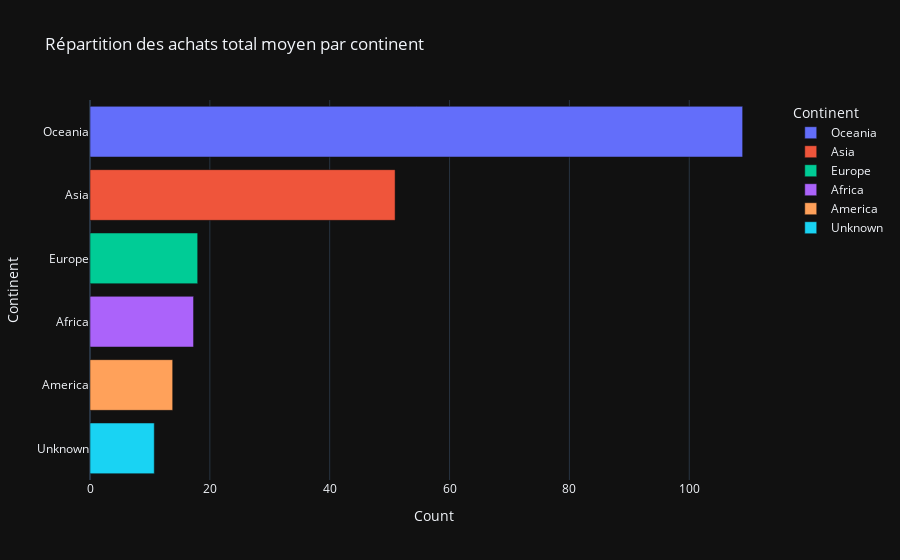

The notebook cell this image was saved under:
### Markdown cell above
La boutique de ce compte e commerce a 93% de ses clients dans les pays europeens majoritairement en United Kingdom (91%), les pays comme l'allemangne , la france, et l'EIRE, ont entre 1,8 et 1,5 % des clients. Tout les autres clients sont dans les autres pays et represente moins de 0,5 % de la clientelles actueeles.

### Code cell
counts = df_clean.groupby('Continent')['PT'].mean().sort_values(ascending = False).reset_index()
counts.columns = ['Continent', 'Count']
fig = px.bar(counts, x = 'Count', y = 'Continent',
             color = 'Continent',
             orientation = 'h',
             title = 'Répartition des achats total moyen par continent'
             #color_discrete_map=class_color
            )
fig.update_layout(template='plotly_dark')
fig.show()

### Figure 1 — Plotly figure (JSON) as saved in the notebook; plotly's stock layout.template omitted (floating-point values rounded to 4 significant figures)
{"data": [{"hovertemplate": "Continent=%{y}<br>Count=%{x}<extra></extra>", "legendgroup": "Oceania", "marker": {"color": "#636efa", "pattern": {"shape": ""}}, "name": "Oceania", "orientation": "h", "showlegend": true, "textposition": "auto", "type": "bar", "x": [108.9], "xaxis": "x", "y": ["Oceania"], "yaxis": "y"}, {"hovertemplate": "Continent=%{y}<br>Count=%{x}<extra></extra>", "legendgroup": "Asia", "marker": {"color": "#EF553B", "pattern": {"shape": ""}}, "name": "Asia", "orientation": "h", "showlegend": true, "textposition": "auto", "type": "bar", "x": [50.92], "xaxis": "x", "y": ["Asia"], "yaxis": "y"}, {"hovertemplate": "Continent=%{y}<br>Count=%{x}<extra></extra>", "legendgroup": "Europe", "marker": {"color": "#00cc96", "pattern": {"shape": ""}}, "name": "Europe", "orientation": "h", "showlegend": true, "textposition": "auto", "type": "bar", "x": [17.97], "xaxis": "x", "y": ["Europe"], "yaxis": "y"}, {"hovertemplate": "Continent=%{y}<br>Count=%{x}<extra></extra>", "legendgroup": "Africa", "marker": {"color": "#ab63fa", "pattern": {"shape": ""}}, "name": "Africa", "orientation": "h", "showlegend": true, "textposition": "auto", "type": "bar", "x": [17.28], "xaxis": "x", "y": ["Africa"], "yaxis": "y"}, {"hovertemplate": "Continent=%{y}<br>Count=%{x}<extra></extra>", "legendgroup": "America", "marker": {"color": "#FFA15A", "pattern": {"shape": ""}}, "name": "America", "orientation": "h", "showlegend": true, "textposition": "auto", "type": "bar", "x": [13.8], "xaxis": "x", "y": ["America"], "yaxis": "y"}, {"hovertemplate": "Continent=%{y}<br>Count=%{x}<extra></extra>", "legendgroup": "Unknown", "marker": {"color": "#19d3f3", "pattern": {"shape": ""}}, "name": "Unknown", "orientation": "h", "showlegend": true, "textposition": "auto", "type": "bar", "x": [10.73], "xaxis": "x", "y": ["Unknown"], "yaxis": "y"}], "layout": {"autosize": true, "barmode": "relative", "legend": {"title": {"text": "Continent"}, "tracegroupgap": 0}, "title": {"text": "Répartition des achats total moyen par continent"}, "xaxis": {"anchor": "y", "autorange": true, "domain": [0, 1], "range": [0, 114.6], "title": {"text": "Count"}, "type": "linear"}, "yaxis": {"anchor": "x", "autorange": true, "categoryarray": ["Unknown", "America", "Africa", "Europe", "Asia", "Oceania"], "categoryorder": "array", "domain": [0, 1], "range": [-0.5, 5.5], "title": {"text": "Continent"}, "type": "category"}}}
